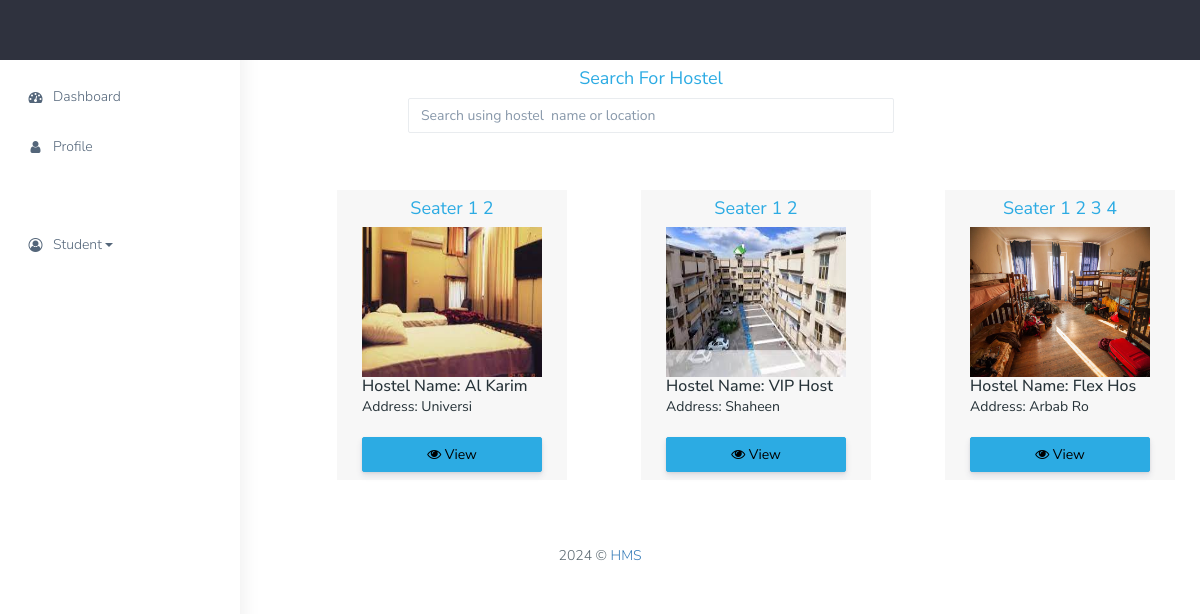
Page /dashboard/admin/ (signed in) on the committed database.
### tables this page shows
CREATE TABLE `hostel` (
  `id` int(11) NOT NULL,
  `name` varchar(255) NOT NULL,
  `incharge` varchar(255) NOT NULL,
  `incharge_contact` varchar(255) NOT NULL,
  `uploaded_by` varchar(255) NOT NULL,
  `address` text NOT NULL
);

### dashboard/admin/index.php (called while the page is built, shortened)
<?php
include 'include/header.php';?>
<?php include 'include/main-content.php';?>
<?php include 'include/page-wrapper.php';?>
<?php include 'include/footer.php';?>

### dashboard/admin/include/student-dashboard.php (the view)
<div class="row mt-2">
    <div class="col-md-4"></div>
    <div class="col-md-5">
    <h4 class="text-info text-center">Search For Hostel</h4>
    <form action="search/hostel-search.php" method="GET">
    <div class="form-group">
        <input type="search" class="form-control" name="search"  aria-describedby="searchHelp" placeholder="Search using hostel  name or location">
        </div>
    </form>
    </div>
    <div class="col-md-3"></div>
</div>
<div class="">
    <div class="row offset-3">
    <?php
        $query = "SELECT hostel.id, hostel.name,hostel.uploaded_by,hostel.incharge,hostel.address,hostel_info.price,
        hostel_info.food,hostel_info.seater,hostel_pic.images FROM hostel  JOIN hostel_info
        ON hostel.id = hostel_info.hostel_id
        JOIN hostel_pic ON hostel_info.hostel_id = hostel_pic.hostel_id GROUP BY hostel_pic.hostel_id";
        $result = mysqli_query($conn,$query);
        while ($row = mysqli_fetch_assoc($result))
            {
                $lists = explode(',',$row['seater']);
                $rooms = array_filter($lists);
            ?>
            <div class="col-sm-4">
                <div class="card mt-3 ">
                    <div class="card-body">
                        <div class="card-header">
                            <h4 class="text-info text-center">Seater <?php
                                 foreach($rooms as $room){
                                    echo $room." ";
                                  }
                            ?></h4>
                            <a href="/HMS/dashboard/admin/hostel/hostel-view.php?idhostel=<?php echo $row['id'];?>&SECT098=VFXG45$#<?php echo $row['price'];?>"><img class="card-img-top" src="uploads/<?php  echo $row['images'];?>" width="196px" height="150px" alt="Card image cap"></a>
                            <h5 class="card-title">Hostel Name: <?php echo substr($row['name'],0,8); ?></h5>
                            <p class="card-text">Address: <?php echo substr($row['address'],0,8); ?></p>
                            <div class="d-grid gap-2">
                                <a href="/HMS/dashboard/admin/hostel/hostel-view.php?idhostel=<?php echo $row['id'];?>&SECT098=VFXG45$#<?php echo $row['price'];?>" class="btn btn-info  mt-1"><i class="fa fa-eye"></i> View</a>
                            </div>
                        </div>
                    </div>
                </div>
            </div>
        <?php }?>
    </div>
 </div>

### dashboard/admin/include/header.php (shortened to what this page needs)
<!DOCTYPE html>
<html dir="ltr" lang="en">
<head>
    <link href="/HMS/dashboard/admin/css/style.min.css" rel="stylesheet">
    <link href="https://cdn.jsdelivr.net/npm/font-awesome@4.7.0/css/font-awesome.css" rel="stylesheet">
</head>
<body>

### dashboard/admin/include/main-content.php (shortened to what this page needs)
<div id="main-wrapper" data-layout="vertical" data-navbarbg="skin5" data-sidebartype="full"
    data-sidebar-position="absolute" data-header-position="absolute" data-boxed-layout="full">
    <header class="topbar" data-navbarbg="skin5">
        <nav class="navbar top-navbar navbar-expand-md navbar-dark">
        </nav>
    </header>
    <?php if($_SESSION['role'] === 'admin' || $_SESSION['role'] === 'wardan'){?>
    <aside class="left-sidebar" data-sidebarbg="skin6">
        <div class="scroll-sidebar">
            <nav class="sidebar-nav">
                <ul id="sidebarnav">
                    <li class="sidebar-item pt-2">
                        <a class="sidebar-link waves-effect waves-dark sidebar-link" href="/HMS/dashboard/admin"
                            aria-expanded="false">
                            <i class="fa fa-dashboard" aria-hidden="true"></i>
                            <span class="hide-menu">Dashboard</span>
                        </a>
                    </li>
                    <li class="sidebar-item">
                        <a class="sidebar-link waves-effect waves-dark sidebar-link" href="/HMS/dashboard/admin/profile/view-profile.php"
                            aria-expanded="false">
                            <i class="fa fa-user" aria-hidden="true"></i>
                            <span class="hide-menu">Profile</span>
                        </a>
                    </li>
                    <?php
                    if($_SESSION['role'] === 'admin' ){
                    ?>
                    <li class="sidebar-item">
                        <a class="sidebar-link waves-effect waves-dark sidebar-link" href="/HMS/dashboard/admin/user/user-view.php"
                            aria-expanded="false">
                            <i class="fa fa-table" aria-hidden="true"></i>
                            <span class="hide-menu">Users</span>
                        </a>
                    </li>
                    <li class="sidebar-item">
                        <a class="sidebar-link waves-effect waves-dark sidebar-link" href="/HMS/dashboard/admin/hostel/"
                            aria-expanded="false">
                            <i class="fa fa-home" aria-hidden="true"></i>
                            <span class="hide-menu">Hostels</span>
                        </a>
                    </li>
                    <?php }?>
                    <li class="sidebar-item dropdown mt-5">
                        <a class="sidebar-link waves-effect waves-dark sidebar-link nav-link dropdown-toggle" href="#" id="navbardrop" data-toggle="dropdown">
                        <i class="fa fa-user-circle-o" aria-hidden="true"></i><?php echo $_SESSION['name'];?>
                        </a>
                        <div class="dropdown-menu">
                            <a class="dropdown-item" href="#"><?php echo $_SESSION['email'];?></a>
                            <a class="dropdown-item" href="/HMS/dashboard/admin/logout.php">Logout</a>
                        </div>
                    </li>
                </ul>
            </nav>
        </div>
    </aside>
    <?php }
    else if($_SESSION['role'] === 'student'){
    ?>
    <aside class="left-sidebar" data-sidebarbg="skin6">
        <div class="scroll-sidebar">
            <nav class="sidebar-nav">
                <ul id="sidebarnav">
                    <li class="sidebar-item pt-2">
                        <a class="sidebar-link waves-effect waves-dark sidebar-link" href="/HMS/dashboard/admin"
                            aria-expanded="false">
                            <i class="fa fa-dashboard" aria-hidden="true"></i>
                            <span class="hide-menu">Dashboard</span>
                        </a>
                    </li>
                    <li class="sidebar-item">
                        <a class="sidebar-link waves-effect waves-dark sidebar-link" href="/HMS/dashboard/admin/profile/view-profile.php"
                            aria-expanded="false">
                            <i class="fa fa-user" aria-hidden="true"></i>
                            <span class="hide-menu">Profile</span>
                        </a>
                    </li>
                    <li class="sidebar-item dropdown mt-5">
                        <a class="sidebar-link waves-effect waves-dark sidebar-link nav-link dropdown-toggle" href="#" id="navbardrop" data-toggle="dropdown">
                        <i class="fa fa-user-circle-o" aria-hidden="true"></i><?php echo $_SESSION['name'];?>
                        </a>
                    </li>
                </ul>
            </nav>
        </div>
    </aside>
    <?php }?>

### dashboard/admin/include/page-wrapper.php
<?php
include 'include/database.php';
$totalhostel = $totalincharge = $totalusers = $notify = 0;
$query = "SELECT * FROM hostel ";
$hostel = mysqli_query($conn, $query);
if (mysqli_num_rows($hostel) > 0) {
    while($row = mysqli_fetch_assoc($hostel)) {
        $totalhostel++;
        $totalincharge++;
 }
}
$querynotify = "SELECT * FROM contact WHERE isread='0' ";
$not = mysqli_query($conn, $querynotify);
if (mysqli_num_rows($not) > 0) {
    while($row = mysqli_fetch_assoc($not)) {
        $notify++;
    }
}
$queryuser = "SELECT * FROM users ";
$user = mysqli_query($conn, $queryuser);
if (mysqli_num_rows($user) > 0) {
    while($row = mysqli_fetch_assoc($user)) {
        $totalusers++;
 }
}
if($_SESSION['role'] === 'admin'){
?>
<div class="page-wrapper">
<div class="container-fluid">
    <div class="row justify-content-center">
        <div class="col-lg-4 col-md-12">
            <div class="white-box analytics-info">
                <h3 class="box-title offset-4 text-warning">Total Users</h3>
                <ul class="list-inline two-part d-flex align-items-center mb-0">
                    <li>
                        <div id="sparklinedash"><canvas width="67" height="30"
                                style="display: inline-block; width: 67px; height: 30px; vertical-align: top;"></canvas>
                        </div>
                    </li>
                    <li class="offset-2">
                        <a href="#" class="btn btn-warning">
                            <i class="fa fa-user"> </i><span class="badge badge-light"><?php echo $totalusers;?></span>
                            <span class="sr-only">total users</span>
                        </a>
                    </li>
                </ul>
            </div>
        </div>
        <div class="col-lg-4 col-md-12">
            <div class="white-box analytics-info">
                <h3 class="box-title  offset-4 text-warning">Total Hostels</h3>
                <ul class="list-inline two-part d-flex align-items-center mb-0">
                    <li>
                        <div id="sparklinedash2"><canvas width="67" height="30"
                                style="display: inline-block; width: 67px; height: 30px; vertical-align: top;"></canvas>
                        </div>
                    </li>
                    <li class="offset-2">
                        <a href="#" class="btn btn-warning">
                            <i class="fa fa-home"> </i><span class="badge badge-light"><?php echo $totalhostel;?></span>
                            <span class="sr-only">total hostel</span>
                        </a>
                    </li>
                </ul>
            </div>
        </div>
        <div class="col-lg-4 col-md-12">
            <div class="white-box analytics-info">
                <h3 class="box-title offset-2 text-warning">Total Hostel Incharges</h3>
                <ul class="list-inline two-part d-flex align-items-center mb-0">
                    <li>
                        <div id="sparklinedash3"><canvas width="67" height="30"
                                style="display: inline-block; width: 67px; height: 30px; vertical-align: top;"></canvas>
                        </div>
                    </li>
                    <li class="offset-2">
                        <a href="#" class="btn btn-warning">
                            <i class="fa fa-tasks"> </i><span class="badge badge-light"><?php echo $totalincharge;?></span>
                            <span class="sr-only">total wardans</span>
                        </a>
                    </li>
                </ul>
            </div>
        </div>
    </div>
    <div class="container-fluid">
    <div class="row justify-content-center">
        <div class="col-lg-4 col-md-12">
            <div class="white-box analytics-info">
                <h3 class="box-title">Contact Users Notification</h3>
                <a href="/HMS/dashboard/admin/contact-notification.php" class="btn btn-primary ">
                <i class="fa fa-bell"> </i><span class="badge badge-light"><?php echo $notify;?></span>
                <span class="sr-only">unread messages</span>
            </a>
            </div>
        </div>
        <div class="col-lg-4 col-md-12">
            <div class="white-box analytics-info">
                <h3 class="box-title">View/Change Hostel only</h3>
                <a href="/HMS/dashboard/admin/notification/hostel-info.php?incharge=098jIwdXdeewerinc&JWEBD=MJUYYIINN" class="btn btn-info m-2">
                    Seat Available, Food , Price
                <span class="sr-only">Hostel Info</span>
            </a>
            </div>
        </div>
        <div class="col-lg-4 col-md-12">
            <div class="white-box analytics-info">
                <h3 class="box-title">View/Change Incharge</h3>
                    <a href="/HMS/dashboard/admin/notification/incharge-info.php?incharge=098jIwdXdeewerinc&JWEBD=MJUYYIINN" class="btn btn-success m-2">
                        Hostel Incharges Information
                        <span class="sr-only">Incharge Info</span>
                    </a>
            </div>
        </div>
    </div>
    <div class="row">
        <div class="col-md-12 col-lg-12 col-sm-12 col-xs-12">
            <div class="white-box">
                <h3 class="box-title">Future Upgradation</h3>
            </div>
        </div>
    </div>
</div>
        <?php }
         else if($_SESSION['role'] === 'student'){
            include 'include/student-dashboard.php';
         }
         else if($_SESSION['role'] === 'wardan'){
            include 'include/wardan-dashboard.php';
         }
        ?>

### dashboard/admin/include/footer.php (shortened to what this page needs)
  <footer class="footer text-center">
    <?php echo date('Y');?> ©  <a href="#">HMS</a>
  </footer>
   </div>
</body>
</html>

### rows in the picture
hostel: room "1", room "2", shows a picture, name "Al Karim", address "Universi"
hostel: room "1", room "2", shows a picture, name "VIP Host", address "Shaheen"
hostel: room "1", room "2", room "3", room "4", shows a picture, name "Flex Hos", address "Arbab Ro"

### other values in the picture
$_SESSION['name'] "Student"
